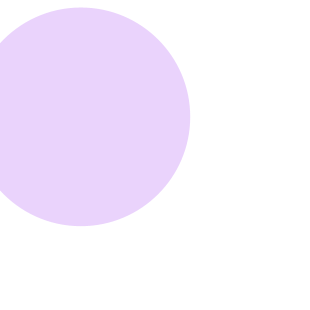
Frame 1 (no input)
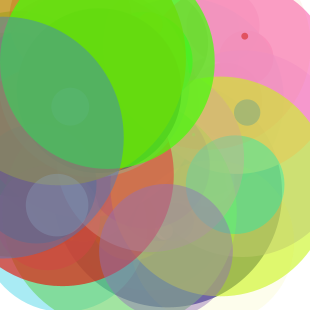
Frame 60 (the mouse pressed at the canvas centre just before this capture)
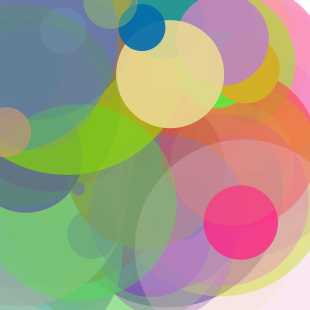
Frame 120 (the mouse held since frame 60 and released just before this capture)

The Processing sketch that drew these frames (run headless with seeded random() and noise(); from frame 60 on, the mouse is pressed at the canvas centre):

// Processing sketch: processing_157825
// ── processing_157825.pde

//values of the colors
float r =100;
float g =150;
float b =200;
float a =200;

//values of the shapes
float diam = 20;
float x = 300;
float y = 300;

void setup () {
  size (310, 310);
  background (255);
  smooth ();
}

void draw () {
  
  //making all the vairable random
  r = random (255);
  g = random (255);
  b = random (255);
  a = random (255);
  diam = random (255);
  x = random (255);
  y = random (255);
  //drawing the ellipse
  noStroke ();
  fill (r, g, b, a);
  ellipse (x, y, diam, diam);
}  
  
  
  
  
